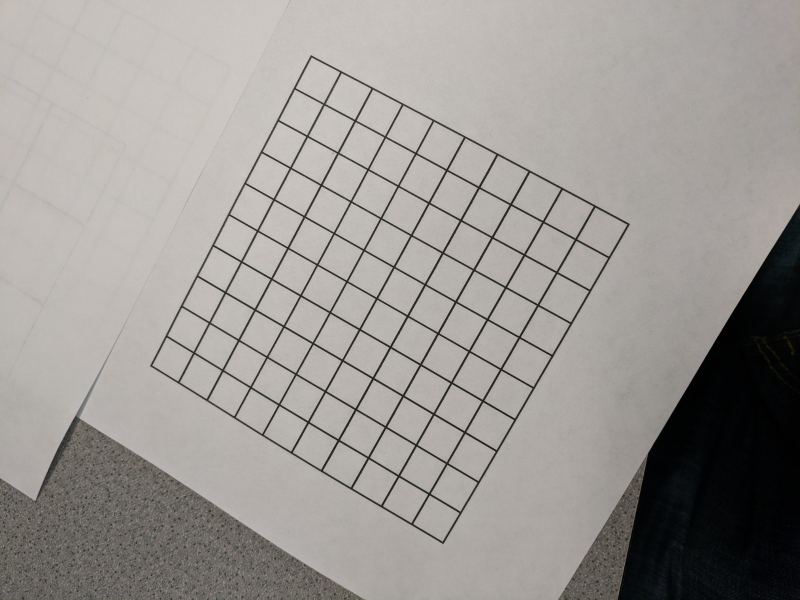
#> input picture grid_photos/10x10_v1.jpg, 1600 x 1200 px (shown at 1/2 size); its folder holds 8 pictures in this run
$ python Final_main.py   (older library calls are emulated)
#> lines starting #> are read from the running program, lines starting #| are printed output that depends on the picture; after the words box and inside, x2 and y2 are one past the last pixel; in counts of white or black regions, pixels touching at a corner belong together
### HelpMeth.py
#!/usr/bin/env python3
# -*- coding: utf-8 -*-
"""
William Breen
Helper methods I use in everything

"""

import numpy as np
import cv2
import glob

# [4 lines left out: function showImage, not called in this run]

def gray(img):
    if len(img.shape) < 3:
        return img
    else:
        return cv2.cvtColor(img, cv2.COLOR_BGR2GRAY)

# [29 lines left out: functions sobX_Y, sob_grad_normed, gaus_blur, showSeries, rot_img, not called in this run]

#Read in all the .jpg files from a given location and return a list
def read_in_files(loc):
#> called with loc = 'grid_photos/'
    pieces = []
    pics = glob.glob(loc+'*.jpg')
    for file in pics:
        #need to have the path to the file to read it in
        file = cv2.imread(file)
#> file is the input picture: shape (1200, 1600, 3); mean B, G, R 147.9, 151.7, 155.3
        pieces.append(file)
    return pieces


#For the battleship game: given contours and a hierarchy, return the largest blob
    #This code was taken from here: http://opencvpython.blogspot.com/2012/06/sudoku-solver-part-2.html
def biggest_blob(contours):
    biggest = None
    max_area = 0
    for con in contours:
        area = cv2.contourArea(con)
        if area > 100:
            peri = cv2.arcLength(con, True)
            approx = cv2.approxPolyDP(con, 0.02*peri, True)
            if area > max_area and len(approx)==4:
                biggest = approx
                max_area = area
    return biggest


#Resize the 4 corners of the game board in array like [t-left, t-right, b-left, b-right]
#Code from part 3: http://opencvpython.blogspot.in/2012/06/sudoku-solver-part-3.html
def resize_corr(b_corners):
    b_corners = b_corners.reshape((4, 2))
    new_corners = np.zeros((4, 2), dtype = np.float32)
    #reorder the points of the blob from random to t-left, t-right, b-left, b-right
    #with x,y coorinates: y+x: t-left is smallest sum, b-right is max sum (of both)
    #with x,y coords: y-x: t-right is minimum, b-left is max
    add = b_corners.sum(1)
    new_corners[0] = b_corners[np.argmin(add)] #top left corner
    new_corners[3] = b_corners[np.argmax(add)] #bottom right corner
    diff = np.diff(b_corners, axis = 1)
    new_corners[1] = b_corners[np.argmin(diff)] #top right corner
    new_corners[2] = b_corners[np.argmax(diff)] #bottom left corner

    return new_corners

### board_recognizer.py
"""
@author: William Breen

Board recognizer

This file will take a picture,
find the gameboard in it,
create a new picture with the gameboard centered,
see if there are hits/misses on the board already,

"""

'''
Targets:
Low target:
    identify the board and center it (done)
    output the number of rows and columns (done(?))
    get the right number of squares (done)

Medium target:
    identify where a guess has been made(done)

High target:
    No longer work on a constant video feed, only on pictures of the board
    identify and weed out only the most recent guess
'''
#all needed imports
import numpy as np
import cv2
import HelpMeth as hm
import math


#taking in the photos
imgFrom = 'grid_photos/'
two = '2x2_v2.jpg'
three = '3x3_v3.jpg'
four = '4x4_v4.jpg'
five = '5x5_v1.jpg'
seven = '7x7_v3.jpg'
ten = '10x10_v4.jpg'

#Global variables I may need
out_img_size = 500
EMPTY = 0
HIT = 1
MISS = 2

#The following code was largely based on a sudoku solver from here:
#   http://opencvpython.blogspot.com/2012/06/sudoku-solver-part-2.html
#   http://opencvpython.blogspot.in/2012/06/sudoku-solver-part-3.html

'''
This method is going to find the playing board in an image and return the board it finds centered in the image
'''
def find_playing_board(img, out_size):
    gray = cv2.cvtColor(img, cv2.COLOR_BGR2GRAY)

    #noise removal and threshold (from part 2)
    gray = cv2.GaussianBlur(gray, (15, 15), 0)
    thresh = cv2.adaptiveThreshold(gray, 255, 1, 1, 15, 2)

    #find the playing board itself (the outside edge of the board)
    #find the biggest blob in the image
        #This finds just the corners of the contour
    _,contours,_ = cv2.findContours(thresh, cv2.RETR_TREE, cv2.CHAIN_APPROX_SIMPLE)
        #This finds all the points on the contour
#    _,contours,_ = cv2.findContours(thresh, cv2.RETR_TREE, cv2.CHAIN_APPROX_NONE)
    big_blob = hm.biggest_blob(contours) #biggest blob out of all the blobs in the image (should be the board)

#    con_on_img = cv2.drawContours(img, big_blob, -1, (255,0,0), 50)
#    print(big_blob)
#    hm.showImage('This is where the biggest contour is in this image', con_on_img)

    #(From part 3)
    new_blob = hm.resize_corr(big_blob)
    change_arr = np.array([[0,0],[out_img_size-1, 0],[0,out_img_size-1],[out_img_size-1,out_img_size-1]], np.float32)

    #now input array is new_blob, and desired output is change_arr
    return_val = cv2.getPerspectiveTransform(new_blob, change_arr)
    centered_board = cv2.warpPerspective(img, return_val, (out_img_size, out_img_size)) #rotate it so it is centered and correct

    return centered_board


'''
This method will take an image with the given playing board and identify the squares in it
It will return a 2D array that will represent if the given spot is a hit, miss, or not yet guessed (empty)
'''
# [25 lines left out: function find_b_lines, not called in this run]


#    hm.showImage('board with lines drawn on', board)

#    game_state = [[]]
#    return game_state


'''
This method is based off of the C from aishack.in/tutorials/sudoku-grabber-opencv-detection
'''
# [6 lines left out: function find_merge_lines, not called in this run]

'''
def merge_lines(lines):
    for rho, theta in lines:
        if rho!=0 and theta !=-100:
            #determine if the line is vertical or horizontal, and do different things accordingly
            p1

'''

#This code comes from these two websites for finding shapes:
#https://www.pyimagesearch.com/2016/02/08/opencv-shape-detection/
#https://stackoverflow.com/questions/11424002/how-to-detect-simple-geometric-shapes-using-opencv


def find_squares(board):
    copy = board.copy()

# convert the resized image to grayscale, blur it slightly,
# and threshold it
    gray = cv2.cvtColor(copy, cv2.COLOR_BGR2GRAY)
    blurred = cv2.GaussianBlur(gray, (3, 3), 0)
    ret, thresh = cv2.threshold(blurred, 130, 255, cv2.THRESH_BINARY)
#    hm.showImage('thresh', thresh)

# find contours in the thresholded image and initialize the
# shape detector
    _,cnts,_ = cv2.findContours(thresh.copy(), cv2.RETR_EXTERNAL,cv2.CHAIN_APPROX_SIMPLE)
    squares = []
    square_loc = []
    for c in cnts:
	# compute the center of the contour, then detect the name of the
	# shape using only the contour
        approx = cv2.approxPolyDP(c, 0.04*cv2.arcLength(c, True), True)
#        print(len(approx))
        if len(approx)==4:
#            cv2.drawContours(copy, [c], 0, (255, 0,0), -1)
            (x, y, w, h) = cv2.boundingRect(approx)
#            squares.append((x, y, x+w, y+h))
            squares.append(board[x:x+w, y:y+h])
            square_loc.append((x, y))
            if find_guess(board[x:x+w, y:y+h]):
                cv2.rectangle(copy,(y,x),(y+w, x+h), (0,0,255),1)
            else: cv2.rectangle(copy, (y,x),(y+w, x+h), (255,0,0))
#            print((x, y, x+w, y+h))

	# multiply the contour (x, y)-coordinates by the resize ratio,
	# then draw the contours and the name of the shape on the image
	# show the output image
#        cv2.imshow("Image", copy)
#        cv2.waitKey(0)
    cv2.imwrite('output/find_guesses.jpg', copy)
    return squares, square_loc, copy

#I need the size of the board
def board_size(squares):
    size = int(math.sqrt(len(squares)))
    return size

#I need a way to put the squares in a 2D array
#so this method will take the list of squares, and create a 2D numpy array to store them correctly
# [25 lines left out: function align_squares_corr, not called in this run]


#This method will find if the given square holds a dot, representing a guess by the player
#It returns true if there is a guess, and false if there isn't a guess
def find_guess(square):
    been_guessed = False
    centered = cv2.resize(square, (200, 200))
    centered = centered[25:175, 25:175]
    centered = hm.gray(centered)
    ret, thresh = cv2.threshold(centered, 100, 255, cv2.THRESH_BINARY_INV)
    #clean up the image
    size = 10
    strucEle = cv2.getStructuringElement(cv2.MORPH_RECT, (size, size))
    close = cv2.morphologyEx(thresh, cv2.MORPH_CLOSE, strucEle)
    _, contours, _ = cv2.findContours(close, cv2.RETR_EXTERNAL,cv2.CHAIN_APPROX_SIMPLE)
    if len(contours) >=1:
        been_guessed=True
#        hm.showImage('original square', centered)
#        hm.showImage('thresholded', close)
    return been_guessed

### game_logic.py
"""
William Breen

Game Logic for battleship game
"""

'''
Todo in this file
Low target:
    Create gameboard (done)
    Place ships on gameboard (done)
    Guess a random spot
    Say if given spot (from user) is a hit or a miss

Medium target:
    Remember where the algo has shot before, only guess in new places
    allow the user to choose the number and type of ships to play with

High target:
    (cheating impossible)given a guess, if it is a hit, move the ship somewhere else legal
    (cheating easy) likewise, if hit, do nothing, if miss, move a ship under that spot
'''
#import stuff
import cv2
import numpy as np
import HelpMeth as hm
import random


#Global variables
ship_types = ['Aircraft Carriers', 'Battleships','Cruisers','Submarines','Destroyers']
#num_each_ship = [1, 1, 1, 2, 2]
num_each_ship = [0, 0, 0, 0, 1]
#ships values (length)
CV=5
BB=4
CA=3
sub=2
DD=1
ship_lens = [CV, BB, CA, sub, DD]

#Untouched/miss/hit/ship defaults
miss = 1
ship = 1
hit = 2

#printing out rows
row_letters = ['A','B','C','D','E','F','G','H','I','J']


def init_game(rows, cols, debug=False, def_num_ship=False):
    ''' Need (low):
        board with ships on [default of 5 ships] (TODO)(done)
        board to guess on (TODO) (done)
    '''
    #create boards of 0's
        #this way, 0's can be not guessed, 1's can be guesses/misses, and (later) 2's can be hits
    secret_board = np.zeros((rows, cols), dtype=np.uint8)
    guess_board = np.zeros((rows, cols), dtype=np.uint8)
    num_each_ship=[0, 0, 0, 0, 1]
    if not def_num_ship:
        num_each_ship = []
        for ship_type in ship_types:
            num_this_type = input("how many "+ship_type+ " would you like to play with? \n")
            num_each_ship.append(num_this_type)

    secret_board=make_secret(secret_board, num_each_ship)
    return secret_board, guess_board


#board[rows, cols]
#Here I am placing the ships on the board, and returning the modified board
def make_secret(board, num_each, debug=False):
    ship_type_looking_at=0
    for ship in num_each: #for each ship type
        for num_place in range(int(ship)): #for the number of ships given in each ship type
            ship_len = ship_lens[ship_type_looking_at] #get the length
#            curr_board = [row[:] for row in board] #copy the current board just in case there's a mistake to go back to
            curr_board = board.copy()
            orient = random.randint(1,2) #determine if you're going to place vertically or horizontally

            #determine places where the ship can be placed without running over the edge
            ok_row, ok_col = len(board[0])-ship_len, len(board)-ship_len
            if debug: print('ok row and ok col are', str(ok_row), str(ok_col))
            s_row, s_col = random.randint(0, ok_row), random.randint(0, ok_col)

            #place horizontally
            if orient==1:
                if debug: print('placing ship horizontally')
                o=False
                while o is False:
                    board[s_row, s_col:s_col+ship_len] +=1
                    is_two = np.where(board[s_row, s_col:s_col+ship_len]>=2)
                    if debug: print(is_two[0])
                    if len(is_two[0]) >=1:#make sure you haven't placed over another ship
                        if debug: print('failed board')
                        if debug: print(board)
                        board = curr_board.copy()
                        s_row, s_col = random.randint(0, ok_row), random.randint(0, ok_col)
                        if debug: print('trying again')
                        if debug: print(board)
                    elif len(is_two[0])==0:
                        o=True

            #place vertically
            if orient==2:
                if debug: print('placing ship vertically')
                o=False
                while o is False:
                    board[s_row:s_row+ship_len, s_col] +=1
                    is_two = np.where(board[s_row:s_row+ship_len, s_col]>=2)
                    if debug: print(is_two[0])
                    if len(is_two[0]) >=1:#make sure you haven't placed over another ship
                        if debug: print('failed board')
                        if debug: print(board)
                        board = curr_board.copy()
                        s_row, s_col = random.randint(0, ok_row), random.randint(0, ok_col)
                        if debug: print('trying again')
                        if debug: print(board)

                    elif len(is_two[0])==0:
                        o=True
        ship_type_looking_at+=1
    return board

#debugging/testing stuff
fake_b1 = np.zeros((10,10), dtype=np.uint8)
#fake_num1 = [1,1,1,2,2]
#print(make_secret(fake_b1, fake_num1, True))

#This method will guess a random shot in the board
def guess_shot(board, debug=False):
    rows, cols = board.shape[:2]
#    if debug: print('num rows is', rows, 'num cols is', cols)
    g_r = random.randint(0, rows-1)
    g_c = random.randint(0, cols-1)
    guess = (g_r, g_c)
    return guess

#This will tell if the given guess is a hit or miss, and add it to the board
# [9 lines left out: function tell_result, not called in this run]

# [6 lines of commented-out code are left out]

### Final_main.py
"""
William Breen

Computer Vision Final Project

Detecting and playing a game of hand-drawn Battleship on a grid
"""

import cv2
import numpy
import HelpMeth as hm
import game_logic as g_log
import board_recognizer as br

#read in image that the board is in
boards = 'grid_photos/'
grid_size = 500
grids = hm.read_in_files(boards)
final_boards = []

#identify the board (need an output size)
for g in grids:
    board = br.find_playing_board(g, grid_size)
    final_boards.append(board)
#> this loop made 8 passes
#> pass 1, in find_playing_board, `thresh = cv2.adaptiveThreshold(gray, 255, 1, 1, 15, 2)`:
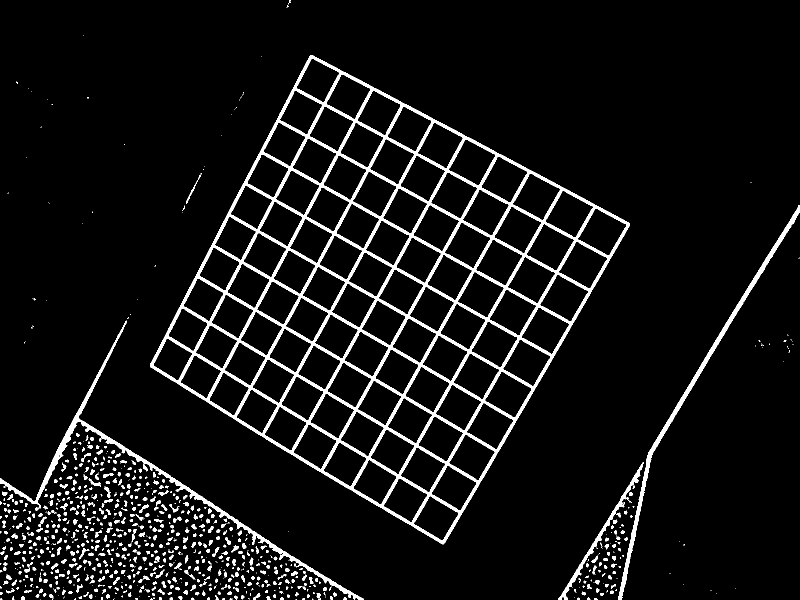
#> thresh: shape (1200, 1600) (shown at 1/2 size); 6.8% white; 962 white regions (443 under 20 px), largest, box (x1, y1, x2, y2) and area: (300, 110, 1260, 1089) 89210, (0, 641, 728, 1200) 8868, (1236, 410, 1600, 1200) 6926
board = final_boards[1]

#identify the squares in the board (Hough lines?)
squares, _,_ = br.find_squares(board)
#> in find_squares, `blurred = cv2.GaussianBlur(gray, (3, 3), 0)`:
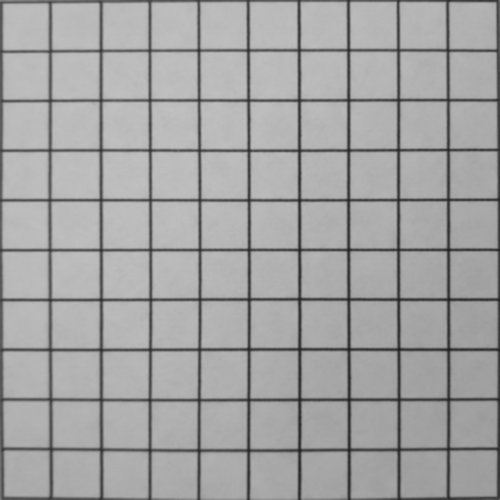
#> blurred: shape (500, 500); min 32, max 193, mean 163.4
#> in find_squares, `ret, thresh = cv2.threshold(blurred, 130, 255, cv2.THRESH_BINARY)`:
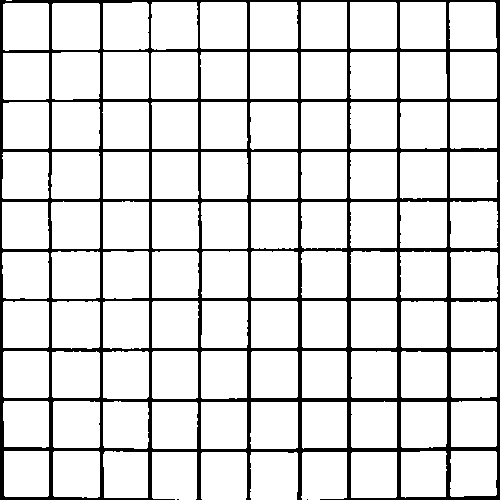
#> thresh: shape (500, 500); 86.8% white; 3 black regions (2 under 20 px)
#> in find_squares, `_,cnts,_ = cv2.findContours(thresh.copy(), cv2.RETR_EXTERNAL,cv2.CHAIN..`: cnts = 101 contours, 1 with area under 20; largest, box (x1, y1, x2, y2) and area: (51, 251, 100, 299) 2182, (51, 201, 100, 249) 2180, (51, 152, 100, 199) 2179, (52, 52, 100, 100) 2166, (250, 452, 298, 500) 2165
#> the loop in find_squares, `for c in cnts:` made 101 passes
#> (approx, x, y, w, h) on passes 1 to 10: ([[352, 452], [351, 497], [395, 497], [396, 452]], 351, 452, 46, 46), ([[303, 452], [302, 499], [346, 497], [346, 452]], 302, 452, 45, 48), ([[251, 452], [251, 499], [296, 499], [297, 453]], 251, 452, 47, 48), ([[202, 452], [201, 498], [245, 499], [246, 453]], 201, 452, 46, 48), ([[152, 452], [152, 497], [195, 499], [196, 452]], 152, 452, 45, 48), ([[451, 451], [451, 496], [496, 494], [495, 451]], 451, 451, 46, 46), ([[401, 452], [401, 496], [445, 496], [445, 451]], 401, 451, 45, 46), ([[105, 451], [104, 497], [147, 497], [147, 452]], 104, 451, 44, 47), ([[53, 452], [54, 496], [99, 496], [98, 451]], 53, 451, 47, 46), ([[4, 451], [4, 495], [47, 496], [48, 451]], 4, 451, 45, 46)
#> (x, y, w, h) on passes 61 to 66: (450, 152, 47, 46), (400, 152, 47, 46), (350, 152, 47, 47), (301, 152, 46, 47), (251, 152, 47, 47), (201, 152, 46, 47)
#> pass 1, in find_guess, `centered = cv2.resize(square, (200, 200))`:
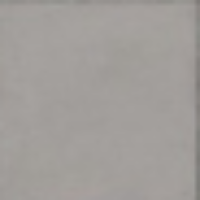
#> centered: shape (200, 200, 3); mean of channels 0, 1, 2 154.5, 157.9, 161.8; drawn as B, G, R
#> after the loop in find_squares, `for c in cnts:`:
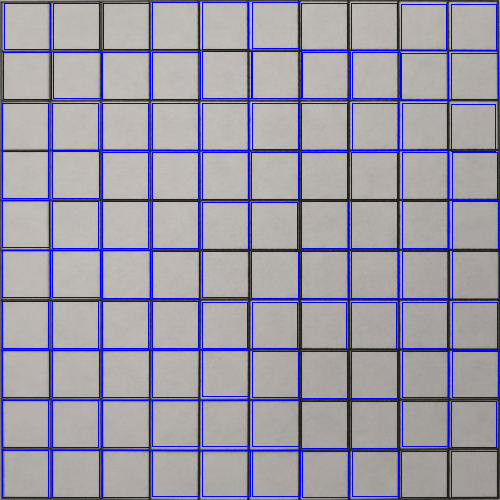
#> copy: shape (500, 500, 3); mean of channels 0, 1, 2 168.6, 153.5, 156.9; drawn as B, G, R
#> after the loop in find_squares, `for c in cnts:`: square_loc = 100 pairs, first value 2 to 451, second value 2 to 452; squares = 100 items
size = br.board_size(board)
#> in board_size, `size = int(math.sqrt(len(squares)))`: size = 22
secret_board, guess_board = g_log.init_game(size, size, _, True)
#> after the loop in make_secret, `for ship in num_each:`:
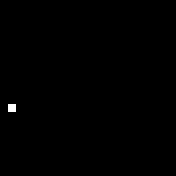
#> board: shape (22, 22) (shown 8 times larger); values 0 (black) and 1 (white), 0.21% white in thin lines or dots, all inside (x1, y1, x2, y2) = (1, 13, 2, 14)
#> guess_board: shape (22, 22); every value is 0
#identify if there are any marks on the board (hit or miss)
for s in squares:
    is_guessed = br.find_guess(s)
#> this loop made 100 passes
#> pass 2, in find_guess (call 102), `centered = cv2.resize(square, (200, 200))`:
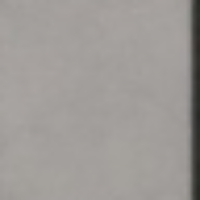
#> centered: shape (200, 200, 3); mean of channels 0, 1, 2 151.5, 154.6, 158.5; drawn as B, G, R
#guess a spot to shoot
spot = g_log.guess_shot(guess_board)
#show an image of where you want to shoot and print out this location [e5, c2, etc] (somehow)
